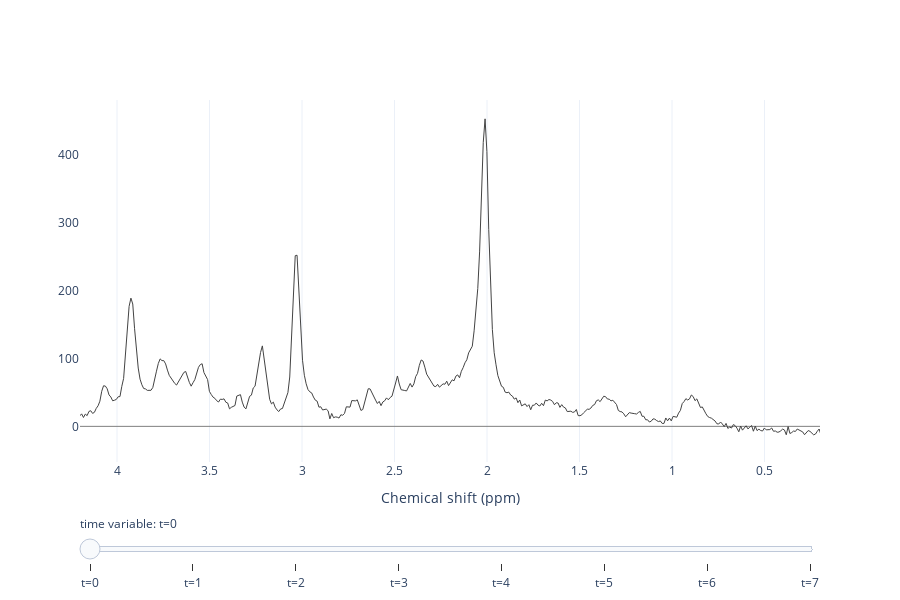

Write notebook code for a chart like this one.
### Markdown cell above
## Data

### Data description

The data takes the form of a single voxel (volume) MRS scan repeated 8 times, stored in the [NIfTI-MRS](https://github.com/wtclarke/mrs_nifti_standard) format. Four blocks of visual stimulation were administered during the scan to the subject and this was repeated twice: once with eyes open (stimulus experienced), once with eyes closed (hopefully no stimulus). The pattern of the stimulus was OFF-ON-OFF-ON. Each block was 64 s long for a total scan duration of 256 s, each data point represents 32 s of data. (The original TR was 4 s with 64 data points before averaging for this demo.)

### Data load and exploration

Using the FSL-MRS tools, load the eyes-open data and plot the 8 spectra.

The differences in fMRS signal between active and inactive time-points is small, don't expect to see much!

### Code cell
from fsl_mrs.utils import mrs_io
from fsl_mrs.utils import plotting as plot

# data variable represents a NIfTI-MRS file in memory
data = mrs_io.read_FID('simulated_data/low_res/lowres_stim.nii.gz')

# Plotly provides a nice interactive interface for data exploration
# The call to .mrs() provides a list of individual 'fittable' spectra objects
plot.plotly_dynMRS(data.mrs())

### Figure 1 — Plotly figure (JSON) as saved in the notebook; plotly's stock layout.template omitted (floating-point values rounded to 4 significant figures; data arrays with more than 128 entries replaced by an {"elided": "..."} marker saying what was removed)
{"data": [{"line": {"color": "rgb(67,67,67)", "width": 1}, "name": "data - 0", "type": "scatter", "visible": true, "x": {"elided": "1024 float values"}, "y": {"elided": "1024 float values"}}, {"line": {"color": "rgb(67,67,67)", "width": 1}, "name": "data - 1", "type": "scatter", "visible": false, "x": {"elided": "1024 float values"}, "y": {"elided": "1024 float values"}}, {"line": {"color": "rgb(67,67,67)", "width": 1}, "name": "data - 2", "type": "scatter", "visible": false, "x": {"elided": "1024 float values"}, "y": {"elided": "1024 float values"}}, {"line": {"color": "rgb(67,67,67)", "width": 1}, "name": "data - 3", "type": "scatter", "visible": false, "x": {"elided": "1024 float values"}, "y": {"elided": "1024 float values"}}, {"line": {"color": "rgb(67,67,67)", "width": 1}, "name": "data - 4", "type": "scatter", "visible": false, "x": {"elided": "1024 float values"}, "y": {"elided": "1024 float values"}}, {"line": {"color": "rgb(67,67,67)", "width": 1}, "name": "data - 5", "type": "scatter", "visible": false, "x": {"elided": "1024 float values"}, "y": {"elided": "1024 float values"}}, {"line": {"color": "rgb(67,67,67)", "width": 1}, "name": "data - 6", "type": "scatter", "visible": false, "x": {"elided": "1024 float values"}, "y": {"elided": "1024 float values"}}, {"line": {"color": "rgb(67,67,67)", "width": 1}, "name": "data - 7", "type": "scatter", "visible": false, "x": {"elided": "1024 float values"}, "y": {"elided": "1024 float values"}}], "layout": {"height": 600, "sliders": [{"active": 0, "currentvalue": {"prefix": "time variable: "}, "pad": {"t": 50}, "steps": [{"args": [{"visible": [true, false, false, false, false, false, false, false]}, {"title": "time_variable : 0"}], "label": "t=0", "method": "restyle"}, {"args": [{"visible": [false, true, false, false, false, false, false, false]}, {"title": "time_variable : 1"}], "label": "t=1", "method": "restyle"}, {"args": [{"visible": [false, false, true, false, false, false, false, false]}, {"title": "time_variable : 2"}], "label": "t=2", "method": "restyle"}, {"args": [{"visible": [false, false, false, true, false, false, false, false]}, {"title": "time_variable : 3"}], "label": "t=3", "method": "restyle"}, {"args": [{"visible": [false, false, false, false, true, false, false, false]}, {"title": "time_variable : 4"}], "label": "t=4", "method": "restyle"}, {"args": [{"visible": [false, false, false, false, false, true, false, false]}, {"title": "time_variable : 5"}], "label": "t=5", "method": "restyle"}, {"args": [{"visible": [false, false, false, false, false, false, true, false]}, {"title": "time_variable : 6"}], "label": "t=6", "method": "restyle"}, {"args": [{"visible": [false, false, false, false, false, false, false, true]}, {"title": "time_variable : 7"}], "label": "t=7", "method": "restyle"}]}], "xaxis": {"dtick": 0.5, "range": [4.2, 0.2], "tick0": 2, "title": {"text": "Chemical shift (ppm)"}}, "yaxis": {"range": [-52.41, 480.1], "showgrid": false, "showticklabels": true, "zeroline": true, "zerolinecolor": "Gray", "zerolinewidth": 1}}}
